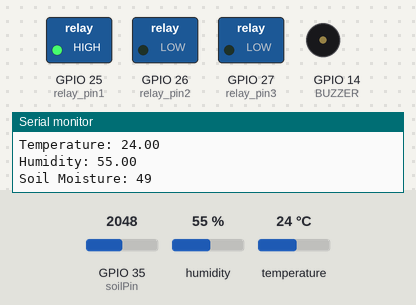
This sketch was run on a simulated ESP32. Shown: switched loads named in the sketch (green lamp = pin HIGH), buzzer (waves = sounding, pin HIGH), the last lines printed to the serial monitor. The test bench sets the inputs (shaded band); at power-on: GPIO 35 (soilPin) = 2048, humidity 55 %, temperature 24 °C. WiFi joins after 1.5 s; servers stay silent unless stated; the local clock reads 2024-03-15 10:24:30 at power-on unless the sketch sets it; storage starts empty; no MQTT or app messages arrive unless stated.

Above: at 4.7 s.
4.8 s: GPIO 35 (soilPin) set to 1994
At 11.3 s:
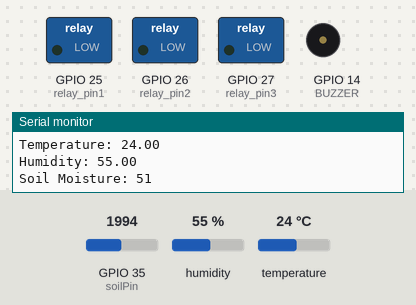
11.6 s: GPIO 35 (soilPin) set to 2866
At 13.1 s:
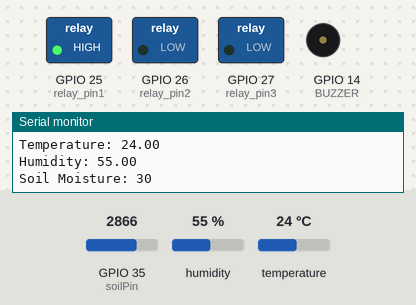
Timing chart, 0 to 14.6 s (numbered marks = the images above; inputs shaded):
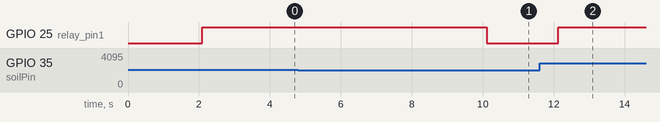

Measured:
- the behaviour switches between 2048 and 2047 on GPIO 35 (soilPin) (found by bisection; images 0 and 1)
- after the input at 4.8 s, GPIO 25 (relay_pin1): HIGH → LOW after 5.3 s
- after the input at 11.6 s, GPIO 25 (relay_pin1): LOW → HIGH after 0.52 s

The sketch:

final-komponen-new2.ino
```cpp
#include <WiFi.h>
#include <WiFiClientSecure.h>
#include <PubSubClient.h>
#include <DHT.h>
#include <FS.h>
#include <LittleFS.h>
#include <time.h>

// Define semua pin untuk sensor
#define DHTPIN 4
#define DHTTYPE DHT22
#define BUZZER 14
const int relay_pin1 = 25;
const int relay_pin2 = 26;
const int relay_pin3 = 27;
int soil, sensor_analog;
const int soilPin = 35;

// Publish count sensor NPK
int publishedCount = 0;

// Root CA Certificate for HiveMQ
const char* root_ca = \
"-----BEGIN CERTIFICATE-----\n"
"MIIFazCCA1OgAwIBAgIRAIIQz7DSQONZRGPgu2OCiwAwDQYJKoZIhvcNAQELBQAw\n"
"TzELMAkGA1UEBhMCVVMxKTAnBgNVBAoTIEludGVybmV0IFNlY3VyaXR5IFJlc2Vh\n"
"cmNoIEdyb3VwMRUwEwYDVQQDEwxJU1JHIFJvb3QgWDEwHhcNMTUwNjA0MTEwNDM4\n"
"WhcNMzUwNjA0MTEwNDM4WjBPMQswCQYDVQQGEwJVUzEpMCcGA1UEChMgSW50ZXJu\n"
"ZXQgU2VjdXJpdHkgUmVzZWFyY2ggR3JvdXAxFTATBgNVBAMTDElTUkcgUm9vdCBY\n"
"MTCCAiIwDQYJKoZIhvcNAQEBBQADggIPADCCAgoCggIBAK3oJHP0FDfzm54rVygc\n"
"h77ct984kIxuPOZXoHj3dcKi/vVqbvYATyjb3miGbESTtrFj/RQSa78f0uoxmyF+\n"
"0TM8ukj13Xnfs7j/EvEhmkvBioZxaUpmZmyPfjxwv60pIgbz5MDmgK7iS4+3mX6U\n"
"A5/TR5d8mUgjU+g4rk8Kb4Mu0UlXjIB0ttov0DiNewNwIRt18jA8+o+u3dpjq+sW\n"
"T8KOEUt+zwvo/7V3LvSye0rgTBIlDHCNAymg4VMk7BPZ7hm/ELNKjD+Jo2FR3qyH\n"
"B5T0Y3HsLuJvW5iB4YlcNHlsdu87kGJ55tukmi8mxdAQ4Q7e2RCOFvu396j3x+UC\n"
"B5iPNgiV5+I3lg02dZ77DnKxHZu8A/lJBdiB3QW0KtZB6awBdpUKD9jf1b0SHzUv\n"
"KBds0pjBqAlkd25HN7rOrFleaJ1/ctaJxQZBKT5ZPt0m9STJEadao0xAH0ahmbWn\n"
"OlFuhjuefXKnEgV4We0+UXgVCwOPjdAvBbI+e0ocS3MFEvzG6uBQE3xDk3SzynTn\n"
"jh8BCNAw1FtxNrQHusEwMFxIt4I7mKZ9YIqioymCzLq9gwQbooMDQaHWBfEbwrbw\n"
"qHyGO0aoSCqI3Haadr8faqU9GY/rOPNk3sgrDQoo//fb4hVC1CLQJ13hef4Y53CI\n"
"rU7m2Ys6xt0nUW7/vGT1M0NPAgMBAAGjQjBAMA4GA1UdDwEB/wQEAwIBBjAPBgNV\n"
"HRMBAf8EBTADAQH/MB0GA1UdDgQWBBR5tFnme7bl5AFzgAiIyBpY9umbbjANBgkq\n"
"hkiG9w0BAQsFAAOCAgEAVR9YqbyyqFDQDLHYGmkgJykIrGF1XIpu+ILlaS/V9lZL\n"
"ubhzEFnTIZd+50xx+7LSYK05qAvqFyFWhfFQDlnrzuBZ6brJFe+GnY+EgPbk6ZGQ\n"
"3BebYhtF8GaV0nxvwuo77x/Py9auJ/GpsMiu/X1+mvoiBOv/2X/qkSsisRcOj/KK\n"
"NFtY2PwByVS5uCbMiogziUwthDyC3+6WVwW6LLv3xLfHTjuCvjHIInNzktHCgKQ5\n"
"ORAzI4JMPJ+GslWYHb4phowim57iaztXOoJwTdwJx4nLCgdNbOhdjsnvzqvHu7Ur\n"
"TkXWStAmzOVyyghqpZXjFaH3pO3JLF+l+/+sKAIuvtd7u+Nxe5AW0wdeRlN8NwdC\n"
"jNPElpzVmbUq4JUagEiuTDkHzsxHpFKVK7q4+63SM1N95R1NbdWhscdCb+ZAJzVc\n"
"oyi3B43njTOQ5yOf+1CceWxG1bQVs5ZufpsMljq4Ui0/1lvh+wjChP4kqKOJ2qxq\n"
"4RgqsahDYVvTH9w7jXbyLeiNdd8XM2w9U/t7y0Ff/9yi0GE44Za4rF2LN9d11TPA\n"
"mRGunUHBcnWEvgJBQl9nJEiU0Zsnvgc/ubhPgXRR4Xq37Z0j4r7g1SgEEzwxA57d\n"
"emyPxgcYxn/eR44/KJ4EBs+lVDR3veyJm+kXQ99b21/+jh5Xos1AnX5iItreGCc=\n"
"-----END CERTIFICATE-----\n";

// Informasi koneksi Wi-Fi
const char* ssid = "GrowBotUMS";
const char* password = "dj@ckCUY1.";

// MQTT Server and Port
const char* mqttServer = "661bfd2f711447c5b245d60d55647cc0.s1.eu.hivemq.cloud";
const int mqttPort = 8883;

// topic yang di subscribe
const char* mqtt_topic1 = "sensor/relay1";
const char* mqtt_topic2 = "sensor/relay2";
const char* mqtt_topic3 = "sensor/relay3";
const char* mqtt_data1 = "data/soil1";
const char* mqtt_bird = "sensor/bird";

//nilai default batas kelembapan tanah
int soilMoist = 50;

// Create instances for WiFi and MQTT
WiFiClientSecure espClient;
PubSubClient client(espClient);

// Create DHT sensor instance
DHT dht(DHTPIN, DHTTYPE);

// RTOS task handles
TaskHandle_t taskHandleMqtt;
TaskHandle_t taskHandleLittleFS;

void mqttTask(void *pvParameters) {
  while (true) {
    if (!client.connected()) {
      reconnect();
    }
    client.loop();
    vTaskDelay(10);  // Yield task to other tasks
  }
}

void littleFSTask(void *pvParameters) {
  while (true) {
    // Read and publish NPK data from LittleFS every 5 seconds
    static unsigned long lastPublish = 0;
    unsigned long now = millis();
    if (now - lastPublish >= 5000) {
      readAndPublishNPK();
      lastPublish = now;
    }
    vTaskDelay(100);  // Yield task to other tasks
  }
}

void readAndPublishNPK() {
  File file = LittleFS.open("/data.txt", "r");
  if (!file) {
    Serial.println("Failed to open file for reading");
    return;
  }

  // Reset the published count
  publishedCount = 0;

  while (file.available()) {
    String line = file.readStringUntil('\n');
    parseLine(line);

    // Delay after publishing all 3 values
    if (publishedCount >= 3) {
      delay(5000); // 5 seconds delay
      publishedCount = 0; // Reset count after delay
    }
  }

  file.close();
}

void parseLine(String line) {
  int colonIndex = line.indexOf(':');
  if (colonIndex == -1) {
    return;  // Skip lines without colon
  }

  String key = line.substring(0, colonIndex);
  String value = line.substring(colonIndex + 1);

  value.trim();

  if (key.equals("Nitrogen")) {
    Serial.print("Nitrogen: ");
    Serial.print(value);
    Serial.println(" mg/kg");
    client.publish("sensor/nitrogen", value.c_str());
    publishedCount++;
  } else if (key.equals("Phosphorous")) {
    Serial.print("Phosphorous: ");
    Serial.print(value);
    Serial.println(" mg/kg");
    client.publish("sensor/phosphorous", value.c_str());
    publishedCount++;
  } else if (key.equals("Potassium")) {
    Serial.print("Potassium: ");
    Serial.print(value);
    Serial.println(" mg/kg");
    client.publish("sensor/potassium", value.c_str());
    publishedCount++;
  }
}

// =============================== KODE UNTUK KOMPONEN =============================== //

void waterflow(){
  // water flow code
}

void buzzer() {
  int count = 0;
  while(count < 5){
    digitalWrite(BUZZER, HIGH);
    delay(1000);
    digitalWrite(BUZZER, LOW);
    delay(200);
    count++;
  }
}

void sensorLain(){
  // SENSOR DHT22
  float temperature = dht.readTemperature();
  float humidity = dht.readHumidity();
  // SENSOR SOIL MOISTURE
  sensor_analog = analogRead(soilPin);
  soil = (100 - ((sensor_analog / 4095.00) * 100));

  if (!isnan(temperature) && !isnan(humidity) && !isnan(soil)) {
    String tempPayload = String(temperature);
    String humPayload = String(humidity);
    String soilPayload = String(soil);

    client.publish("sensor/temperature", tempPayload.c_str());
    client.publish("sensor/humidity", humPayload.c_str());
    client.publish("sensor/soilMoisturize", soilPayload.c_str());

    Serial.print("Temperature: ");
    Serial.println(temperature);
    Serial.print("Humidity: ");
    Serial.println(humidity);
    Serial.print("Soil Moisture: ");
    Serial.println(soil);

    if(soil < soilMoist){
      digitalWrite(relay_pin1, HIGH);
      delay(7000);
      digitalWrite(relay_pin2, LOW);
    } else{
      digitalWrite(relay_pin1, LOW);
    }
  } else {
    Serial.println("Failed to read from DHT sensor!");
    delay(2000);
  }
}

// ============================================================================================= //

void setup_wifi() {
  delay(10);
  Serial.println();
  Serial.print("Connecting to ");
  Serial.println(ssid);

  WiFi.begin(ssid, password);

  while (WiFi.status() != WL_CONNECTED) {
    delay(500);
    Serial.print(".");
  }

  Serial.println("");
  Serial.println("WiFi connected");
  Serial.println("IP address: ");
  Serial.println(WiFi.localIP());
}

void reconnect() {
  while (!client.connected()) {
    Serial.print("Attempting MQTT connection...");
    if (client.connect("ESP32Client", "RADZDuino", "Juaragemastik2024")) {
      Serial.println("connected");
      client.subscribe(mqtt_topic1);
      client.subscribe(mqtt_topic2);
      client.subscribe(mqtt_topic3);
      client.subscribe(mqtt_data1);
      client.subscribe(mqtt_bird);
    } else {
      Serial.print("failed, rc=");
      Serial.print(client.state());
      Serial.println(" try again in 5 seconds");
      delay(5000);
    }
  }
}

void callback(char* topic, byte* payload, unsigned int length) {
  String message;
  for (unsigned int i = 0; i < length; i++) {
    message += (char)payload[i];
  }

  // Print received message to serial monitor
  Serial.print("Pesan diterima dari topik : ");
  Serial.println(topic);
  Serial.print("Message: ");
  Serial.println(message);

  if (String(topic) == mqtt_topic1) {
    if (message == "ON") {
      digitalWrite(relay_pin1, LOW);
      Serial.println("Relay 1 ON");
    } else if (message == "OFF") {
      digitalWrite(relay_pin1, HIGH);
      Serial.println("Relay 1 OFF");
    }
  } else if (String(topic) == mqtt_topic2) {
    if (message == "ON") {
      digitalWrite(relay_pin2, LOW);
      Serial.println("Relay 2 ON");
    } else if (message == "OFF") {
      digitalWrite(relay_pin2, HIGH);
      Serial.println("Relay 2 OFF");
    }
  } else if (String(topic) == mqtt_topic3) {
    if (message == "ON") {
      digitalWrite(relay_pin3, LOW);
      Serial.println("Relay 3 ON");
    } else if (message == "OFF") {
      digitalWrite(relay_pin3, HIGH);
      Serial.println("Relay 3 OFF");
    }
  } else if(String(topic) == mqtt_data1){
    soilMoist = message.toInt();
    Serial.print("Update Soil Moisturize : ");
    Serial.println(soilMoist);
  } else if(String(topic) == mqtt_bird){
    if(message == "ON"){
    buzzer();
    }
  }
}


void setDateTime() {
  configTime(0, 0, "pool.ntp.org", "time.nist.gov");

  Serial.print("Waiting for NTP time sync: ");
  time_t now = time(nullptr);
  while (now < 8 * 3600 * 2) {
    delay(500);
    Serial.print(".");
    now = time(nullptr);
  }
  Serial.println("");
  struct tm timeinfo;
  gmtime_r(&now, &timeinfo);
  Serial.print("Current time: ");
  Serial.println(asctime(&timeinfo));
}

void setup() {
  Serial.begin(115200);
  delay(500);

  // Initialize DHT sensor
  dht.begin();

  // inisialisasi pin relay
  pinMode(relay_pin1, OUTPUT);
  digitalWrite(relay_pin1, LOW);
  pinMode(relay_pin2, OUTPUT);
  digitalWrite(relay_pin2, LOW);
  pinMode(relay_pin3, OUTPUT);
  digitalWrite(relay_pin3, LOW);

  // Buzzer setup
  pinMode(BUZZER, OUTPUT);

  // Initialize LittleFS
  if (!LittleFS.begin()) {
    Serial.println("Failed to mount file system");
    return;
  }

  // Connect to WiFi
  setup_wifi();
  setDateTime();

  // Set CA certificate
  espClient.setCACert(root_ca);

  // Set MQTT server and callback
  client.setServer(mqttServer, mqttPort);
  client.setCallback(callback);

  reconnect();

  // Create tasks for MQTT and LittleFS handling
  xTaskCreatePinnedToCore(mqttTask, "MQTT Task", 4096, NULL, 1, &taskHandleMqtt, 1);
  xTaskCreatePinnedToCore(littleFSTask, "LittleFS Task", 4096, NULL, 1, &taskHandleLittleFS, 1);
}

void loop() {
  if (!client.connected()) {
    reconnect();
  }
  client.loop();
  sensorLain();
  delay(1000);
}
```
